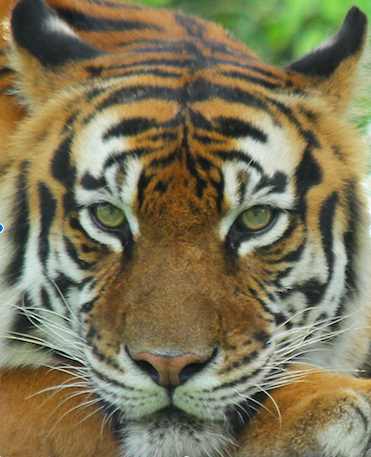
#> input picture HandBot/media/test/base.png, 371 x 457 px, found by its file name
$ python orb.py
#> lines starting #> are read from the running program, lines starting #| are printed output that depends on the picture
import numpy as np
import pandas as pd
import cv2
import matplotlib.pyplot as plt
import os

dataset_path = 'test'
img_building = cv2.imread(os.path.join(dataset_path, 'base.png'))
#> img_building is the input picture: shape (457, 371, 3); mean B, G, R 87, 117.4, 125.2
img_building = cv2.cvtColor(img_building, cv2.COLOR_BGR2RGB)  # Convert from cv's BRG default color order to RGB

orb = cv2.ORB_create()
key_points, description = orb.detectAndCompute(img_building, None)
#> key_points = 500 keypoints; strongest (x, y, size): (267, 390, 31), (226, 168, 111.1), (116, 245, 92.6), (242, 248, 92.6)
img_building_keypoints = cv2.drawKeypoints(img_building,
                                           key_points,
                                           img_building,
                                           flags=cv2.DRAW_MATCHES_FLAGS_DRAW_RICH_KEYPOINTS) # Draw circles.
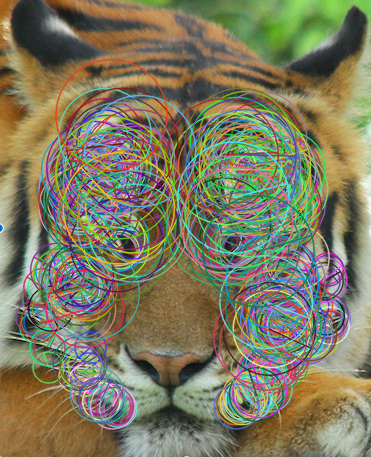
#> img_building_keypoints: shape (457, 371, 3); mean R, G, B 125.9, 122.6, 96.1
plt.figure(figsize=(16, 16))
plt.title('ORB Interest Points')
plt.imshow(img_building_keypoints)
plt.show()

def image_detect_and_compute(detector, img_name):
    """Detect and compute interest points and their descriptors."""
#> called with img_name = 'base.png'
    img = cv2.imread(os.path.join(dataset_path, img_name))

    # [16 lines of commented-out code are left out]
    img = cv2.cvtColor(img,cv2.COLOR_BGR2RGB)
    kp, des = detector.detectAndCompute(img, None)
#> kp has the same summary as key_points outside image_detect_and_compute
    return img, kp, des


def draw_image_matches(detector, img1_name, img2_name, nmatches=10):
    """Draw ORB feature matches of the given two images."""
    img1, kp1, des1 = image_detect_and_compute(detector, img1_name)
    img2, kp2, des2 = image_detect_and_compute(detector, img2_name)

    bf = cv2.BFMatcher(cv2.NORM_HAMMING, crossCheck=True)
    matches = bf.match(des1, des2)
    matches = sorted(matches, key = lambda x: x.distance) # Sort matches by distance.  Best come first.

    img_matches = cv2.drawMatches(img1, kp1, img2, kp2, matches[:nmatches], img2, flags=2) # Show top 10 matches
    plt.figure(figsize=(16, 16))
    plt.title(type(detector))
    plt.imshow(img_matches); plt.show()

def draw_image_matches2(detector, img1_name, img2_name, nmatches=30):
    """Draw ORB feature matches of the given two images."""
    img1, kp1, des1 = image_detect_and_compute(detector, img1_name)
#> kp1 has the same summary as key_points outside draw_image_matches2
    img2, kp2, des2 = image_detect_and_compute(detector, img2_name)
#> call 2 of image_detect_and_compute, with img_name = 'duplicate.png'
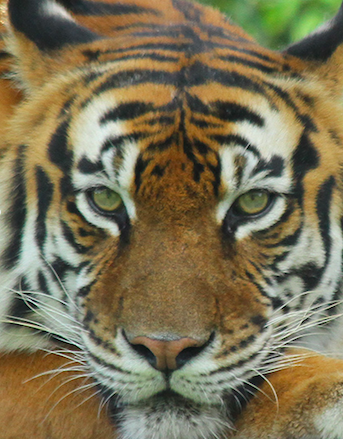
#> input picture HandBot/media/duplicate.png, 343 x 439 px, found by its file name
#> in image_detect_and_compute, img is the input picture: shape (439, 343, 3); mean B, G, R 84.8, 114.2, 123.4
#> in image_detect_and_compute (call 2), `kp, des = detector.detectAndCompute(img, None)`: kp = 498 keypoints; strongest (x, y, size): (264, 374, 31), (111, 229, 111.1), (284, 310, 44.6), (261, 162, 77.1)
#> kp2 has the same summary as kp in image_detect_and_compute

    FLANN_INDEX_KDTREE = 1
    index_params = dict(algorithm = FLANN_INDEX_KDTREE, trees = 5)
    search_params = dict(checks=50)

    bf = cv2.BFMatcher()
    matches = bf.knnMatch(np.asarray(des1,np.float32), np.asarray(des2,np.float32), k=2)
#> matches = 500 matches

    matchesMask = [[0, 0] for i in range(len(matches))]
#> matchesMask = 500 pairs, first value 0 to 0, second value 0 to 0
    # ratio test as per Lowe's paper
    for i, (m, n) in enumerate(matches):
        if m.distance < 0.7*n.distance:
            matchesMask[i] = [1, 0]
#> after the loop, matchesMask = 500 pairs, first value 0 to 1, second value 0 to 0

    draw_params = dict(matchColor=(0, 255, 0),
                       singlePointColor=(255, 0, 0),
                       matchesMask=matchesMask,
                       flags=0)
#> draw_params = 4 items

    img3 = cv2.drawMatchesKnn(img1, kp1, img2, kp2, matches, None, **draw_params)
    plt.figure(figsize=(18, 18))
    plt.imshow(img3); plt.show()


orb = cv2.ORB_create()
draw_image_matches2(orb, 'base.png', 'duplicate.png')
draw_image_matches2(orb, 'base.png', 'same.png')
#> call 2 of draw_image_matches2, with img1_name = 'base.png', img2_name = 'same.png', nmatches = 30
#> in image_detect_and_compute (call 3), `kp, des = detector.detectAndCompute(img, None)`: kp has the same summary as key_points outside image_detect_and_compute
#> call 4 of image_detect_and_compute, with img_name = 'same.png'
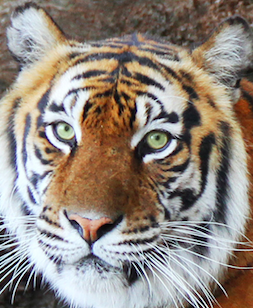
#> input picture HandBot/media/same.png, 253 x 308 px, found by its file name
#> in image_detect_and_compute, img is the input picture: shape (308, 253, 3); mean B, G, R 126.5, 135.3, 145.6
#> in image_detect_and_compute (call 4), `kp, des = detector.detectAndCompute(img, None)`: kp = 466 keypoints; strongest (x, y, size): (54, 124, 53.6), (144, 251, 31), (174, 140, 31), (52, 124, 44.6)
#> in draw_image_matches2 (call 2), `img2, kp2, des2 = image_detect_and_compute(detector, img2_name)`: kp2 has the same summary as kp in image_detect_and_compute
#> in draw_image_matches2 (call 2), `matchesMask = [[0, 0] for i in range(len(matches))]`: matchesMask = 500 pairs, first value 0 to 0, second value 0 to 0
#> after the loop in draw_image_matches2 (call 2), `for i, (m, n) in enumerate(matches):`: matchesMask = 500 pairs, first value 0 to 1, second value 0 to 0
#> in draw_image_matches2 (call 2), `img3 = cv2.drawMatchesKnn(img1, kp1, img2, kp2, matches, None, **draw_..`:
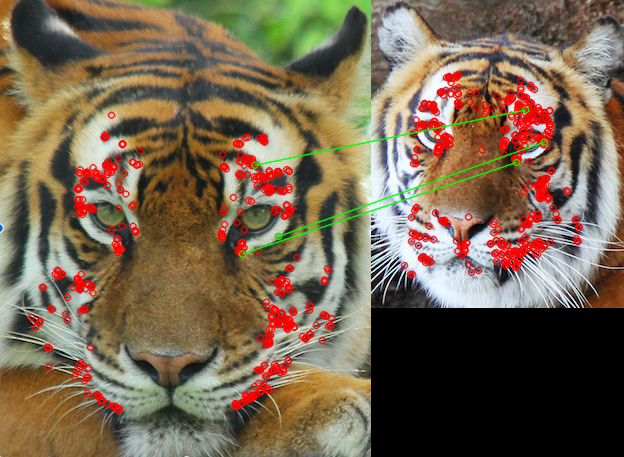
#> img3: shape (457, 624, 3); mean R, G, B 119.1, 101.5, 80.2
draw_image_matches2(orb, 'base.png', 'different.png')
#> in image_detect_and_compute (call 5), `kp, des = detector.detectAndCompute(img, None)`: kp has the same summary as key_points outside image_detect_and_compute
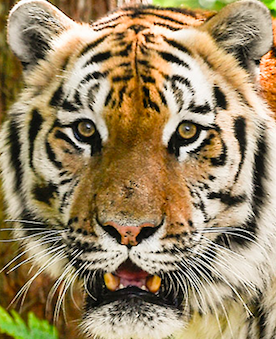
#> input picture HandBot/media/different.png, 276 x 339 px, found by its file name
#> in image_detect_and_compute, img is the input picture: shape (339, 276, 3); mean B, G, R 98.5, 134.1, 153.9
#> in image_detect_and_compute (call 6), `kp, des = detector.detectAndCompute(img, None)`: kp = 481 keypoints; strongest (x, y, size): (203, 131, 44.6), (202, 131, 53.6), (170, 271, 37.2), (181, 148, 37.2)
#> in draw_image_matches2 (call 3), `img2, kp2, des2 = image_detect_and_compute(detector, img2_name)`: kp2 has the same summary as kp in image_detect_and_compute
draw_image_matches2(orb, 'base.png', 'jag.png')
#> call 4 of draw_image_matches2, with img1_name = 'base.png', img2_name = 'jag.png', nmatches = 30
#> in image_detect_and_compute (call 7), `kp, des = detector.detectAndCompute(img, None)`: kp has the same summary as key_points outside image_detect_and_compute
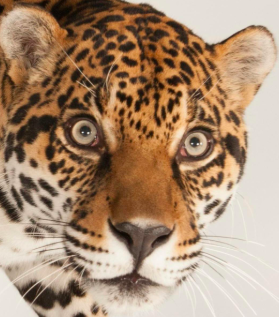
#> input picture HandBot/media/jag.png, 279 x 317 px, found by its file name
#> in image_detect_and_compute, img is the input picture: shape (317, 279, 3); mean B, G, R 115.1, 140.4, 169
#> in image_detect_and_compute (call 8), `kp, des = detector.detectAndCompute(img, None)`: kp = 475 keypoints; strongest (x, y, size): (59, 183, 53.6), (195, 145, 31), (179, 94, 44.6), (60, 184, 44.6)
#> in draw_image_matches2 (call 4), `img2, kp2, des2 = image_detect_and_compute(detector, img2_name)`: kp2 has the same summary as kp in image_detect_and_compute
#> after the loop in draw_image_matches2 (call 4), `for i, (m, n) in enumerate(matches):`: matchesMask = 500 pairs, first value 0 to 1, second value 0 to 0
#> in draw_image_matches2 (call 4), `img3 = cv2.drawMatchesKnn(img1, kp1, img2, kp2, matches, None, **draw_..`:
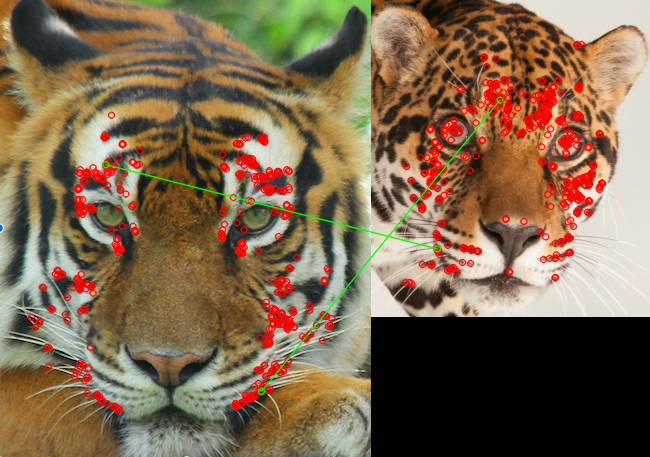
#> img3: shape (457, 650, 3); mean R, G, B 126.3, 104, 79.2
